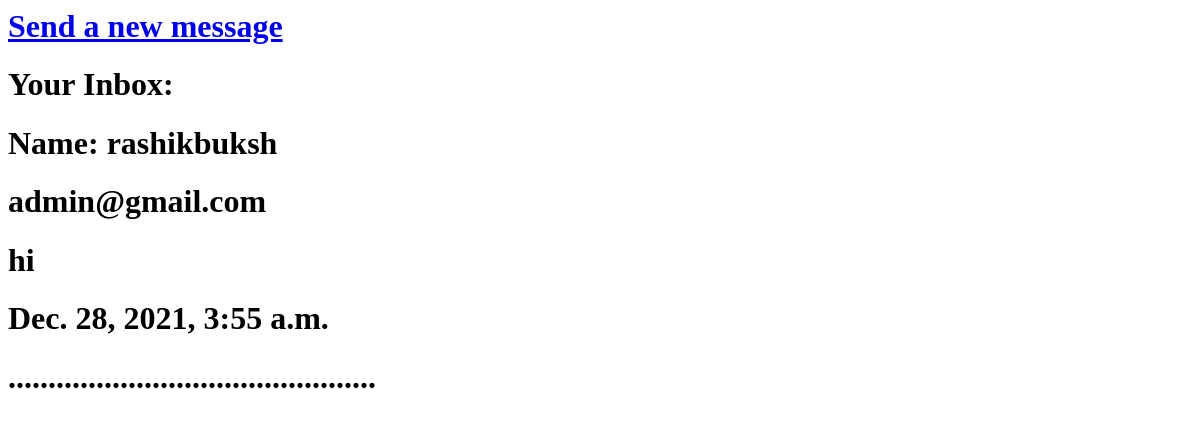
Before: /main/direct_message/ (signed in) with the older database file.
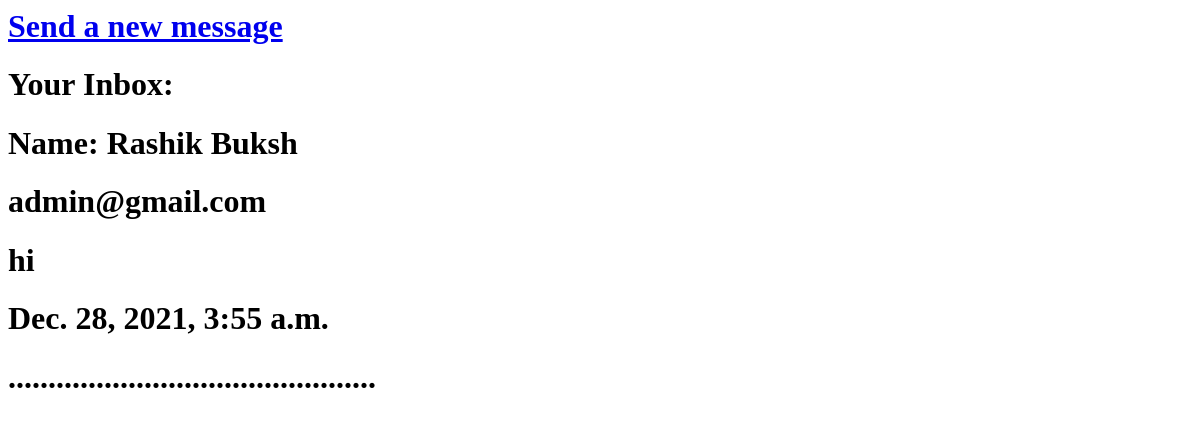
After: the same page with the newer database file.
### main/models.py (models this page shows)
class userProfile(models.Model):
    user = models.OneToOneField(settings.AUTH_USER_MODEL, null=True, on_delete=models.CASCADE)
    user_name = models.CharField(max_length=300, null=True)
    user_phone = models.CharField(max_length=20, null=True)
    user_address = models.CharField(max_length=20, null=True)
    date = models.DateTimeField(auto_now_add=True)
    bio = models.CharField(max_length=300, null=True)
    user_image = models.ImageField(blank=True, null=True, upload_to='media', default='user.png')

### main/views.py (the view)
@login_required(login_url="/account/login/")
def directmessage(request):
    userName = userProfile.objects.all()
    Chat = chat.objects.all().order_by('-date')
    context = {}
    context['chat'] = Chat
    context['userName'] = userName
    return render(request, 'main/directMessage.html', context)

### accounts/models.py (called while the page is built)
    def __str__(self):
        return self.email

### main/templates/main/directMessage.html (shortened to what this page needs)
<html>
<body>
    <a href="{% url 'articles:sent_message' %}"><h1>Send a new message</h1></a>
            <h1>Your Inbox:</h1>
                        {% for chat in chat %}
                            {% if user == chat.to_user %}
                                    {% for userName in userName %}
                                    {% if chat.from_user == userName.user %}
                                    <h1>Name: {{ userName.user_name }}</h1>
                                        {% endif %}
                                        {% endfor %}
									<h1> {{ chat.from_user }} </h1>
									<h1> {{ chat.chat }} </h1>
									<h1> {{ chat.date }} </h1>
                                    <h1>..............................................</h1>
                      {% endif %}
                        {% endfor %}
</body>
</html>

Changed rows visible on the page:
changed userProfile: user_name "rashikbuksh" → "Rashik Buksh"
